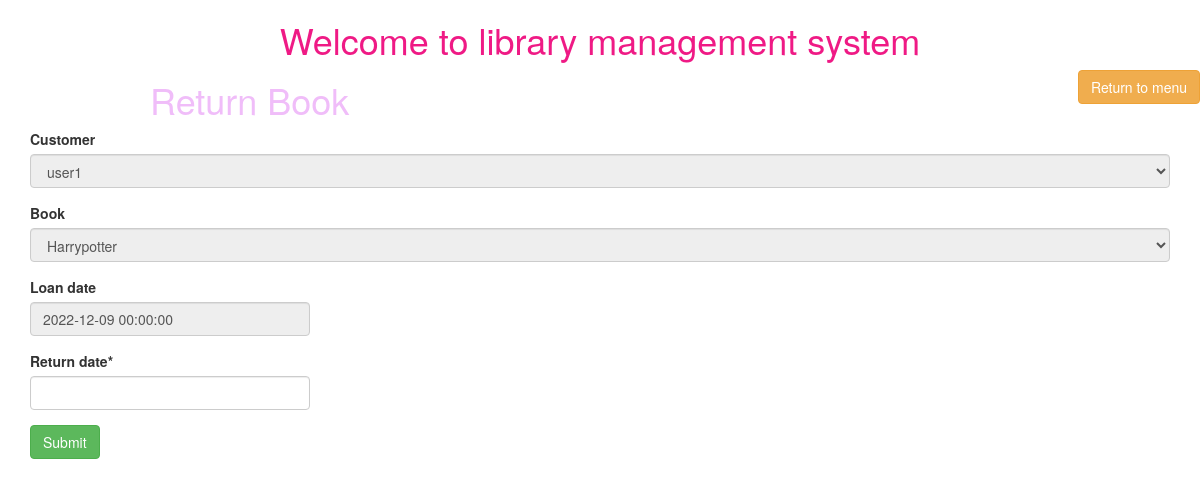
The page /management/return-book/3/ (signed in) on the database its author committed.
### management/models.py (models this page shows)
class Loans(models.Model):
    id = models.AutoField(db_column="id", primary_key=True)
    loan_date = models.DateTimeField(null=True, blank=True)
    return_date = models.DateTimeField(null=True, blank=True)
    customer = models.ForeignKey(Customers,related_name='loans',on_delete=models.CASCADE)
    book = models.ForeignKey(Books,related_name='loans',on_delete=models.CASCADE)

### management/views.py (the view)
# urls.py: path('return-book/<int:id>/', return_book, name="return_book"),
@login_required(login_url='/accounts/login/')
def return_book(request,id):
    if request.method == 'POST':
        loan_obj = Loans.objects.get(id=id)
        form = LoanForm(request.POST,instance=loan_obj)
        if form.is_valid():
            form.save()
            messages.success(request,'Book returned successfully.')
            return redirect(reverse('list_menu'))
        else:
            messages.error(request,'Validation error')
            loan_obj = Loans.objects.get(id=id)
            form = LoanForm(instance=loan_obj)
            context={'form':form}
            html_template = loader.get_template('return_book.html')
            return HttpResponse(html_template.render(context, request))
    else:
        loan_obj = Loans.objects.get(id=id)
        form = LoanForm(instance=loan_obj)
        context={'form':form}
        html_template = loader.get_template('return_book.html')
        return HttpResponse(html_template.render(context, request))

### management/forms.py (shortened to what this page needs)
class LoanForm(ModelForm):
    loan_date = forms.DateTimeField(input_formats='%Y-%m-%d')
    return_date = forms.DateTimeField(input_formats='%Y-%m-%d')
    def __init__(self, *args, **kwargs):
        super(LoanForm, self).__init__(*args, **kwargs)
        instance = getattr(self, 'instance', None)
        if instance and instance.pk:
            self.fields['customer'].widget.attrs['disabled'] = "disabled"
            self.fields['customer'].required = False
            self.fields['book'].widget.attrs['disabled'] = "disabled"
            self.fields['book'].required = False
            self.fields['loan_date'].widget.attrs['readonly'] = True
            self.fields['loan_date'].required = False
    class Meta:
         model = Loans
         fields = ['customer', 'book', 'loan_date','return_date']

### management/models.py (called while the page is built)
    def __str__(self):
        return self.name

    def __str__(self):
        return self.name

### management/templates/return_book.html (shortened to what this page needs)
{%extends 'base.html' %} {%block title%} Return Book {%endblock%}
{%load crispy_forms_tags %}
 {%block h1%} Return Book {%endblock%}
  {%block content%}
<div class="container">
  <form method="POST">
    {% csrf_token %} {{form|crispy}}<button class="btn btn-success" type="submit">Submit</button>
  </form>
</div>
  {%endblock%}

### management/templates/base.html (style rules this page uses)
body, html { height: 100%; }
.bg { background-image: url("https://img.freepik.com/free-photo/book-library-with-open-textbook_1150-5920.jpg"); height: 100%; background-position: center; background-repeat: no-repeat; background-size: cover; }
input { max-width: 20em }

### rows shown on the page
Loans: customer "user1", book "Harrypotter", loan_date "2022-12-09 00:00:00"
